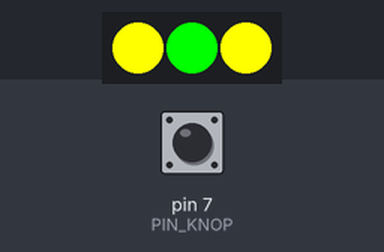
Bench run of a sketch on a simulated Arduino Uno, built with avr-gcc and run on an emulated ATmega328P. Shown: 3 RGB LEDs in strip order, left to right. Inputs (shaded band) come from the test bench; at power-on: pin 7 (PIN_KNOP) HIGH. Dim RGB values are drawn brighter than linear.

Above: at 0.89 s.
1.6 s: pin 7 (PIN_KNOP) pulled LOW for 0.45 s
4.6 s: pin 7 (PIN_KNOP) pulled LOW for 3.2 s
At 5.35 s:
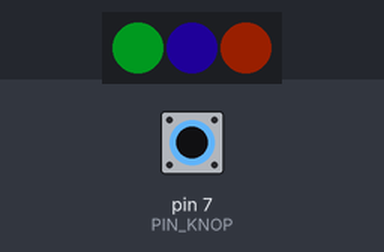
At 7.7 s:
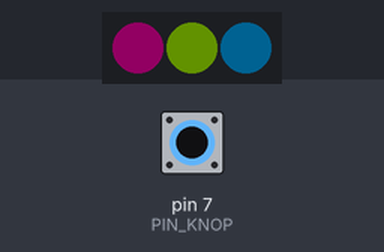
9.3 s: pin 7 (PIN_KNOP) pulled LOW for 1 s
At 10.03 s:
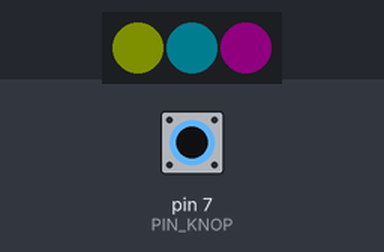
13.3 s: pin 7 (PIN_KNOP) pulled LOW for 0.45 s
At 13.63 s:
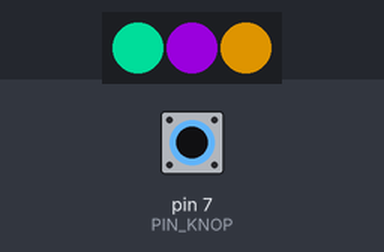
16.3 s: pin 7 (PIN_KNOP) pulled LOW for 0.45 s
19.7 s: pin 7 (PIN_KNOP) pulled LOW for 0.45 s
Timing chart, 0 to 23.7 s (numbered marks = the images above; inputs shaded):
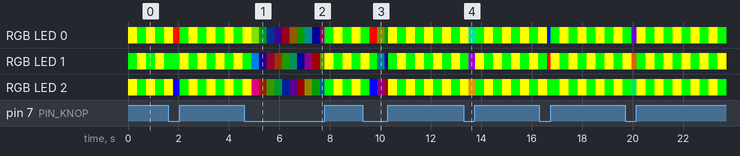

The sketch:

spacestate_leds.ino
```cpp
#include <Adafruit_NeoPixel.h>
#ifdef __AVR__
  #include <avr/power.h>
#endif

#define PIN 5
#define PIN_KNOP 7

#define DELAY_DEBOUNCE 20
#define DELAY_FLASH_FAST 25
#define DELAY_FLASH_SLOW 500

#define NUM_LEDS 3

#define BRIGHTNESS 10

Adafruit_NeoPixel strip = Adafruit_NeoPixel(NUM_LEDS, PIN, NEO_GRB + NEO_KHZ800);
bool is_green = false;
void setup() {
  strip.setBrightness(30);
  strip.begin();
  strip.setPixelColor(0, 255, 0, 0);
  strip.setPixelColor(1, 255, 0, 0);
  strip.setPixelColor(2, 255, 0, 0);
  strip.setPixelColor(3, 255, 0, 0);
  strip.setPixelColor(4, 0, 0, 0);
  strip.show();

  pinMode(PIN_KNOP, INPUT_PULLUP);

}

void loop() {
  uint32_t wheelVal;
  int redVal, greenVal, blueVal;
  for(int j=0; j<256; j++) { // 5 cycles of all colors on wheel
    for(int i=0; i< strip.numPixels(); i++) {
      wheelVal = Wheel(((i * 256 / strip.numPixels()) + j) & 255);
      strip.setPixelColor(i, strip.Color(red(wheelVal), green(wheelVal), blue(wheelVal)));
    }
    strip.show();
    delay(6);

    if(digitalRead(PIN_KNOP) == HIGH) {
      strip.setBrightness(255);
      for(int i=0; i<strip.numPixels(); i++){
        if(is_green) {
          strip.setPixelColor(i, 0, 255, 0);
          is_green = false;
        } else {
          strip.setPixelColor(i, 255, 255, 0);
          is_green = true;
        }
        strip.show();
      }
      delay(350);
    } else {
      strip.setBrightness(30);
    }
  }
}

// Input a value 0 to 255 to get a color value.
// The colours are a transition r - g - b - back to r.
uint32_t Wheel(byte WheelPos) {
  WheelPos = 255 - WheelPos;
  if(WheelPos < 85) {
    return strip.Color(255 - WheelPos * 3, 0, WheelPos * 3,0);
  }
  if(WheelPos < 170) {
    WheelPos -= 85;
    return strip.Color(0, WheelPos * 3, 255 - WheelPos * 3,0);
  }
  WheelPos -= 170;
  return strip.Color(WheelPos * 3, 255 - WheelPos * 3, 0,0);
}

uint8_t red(uint32_t c) {
  return (c >> 16);
}
uint8_t green(uint32_t c) {
  return (c >> 8);
}
uint8_t blue(uint32_t c) {
  return (c);
}
```
